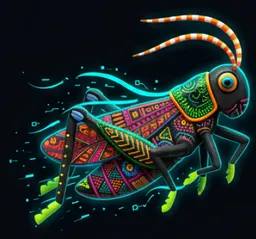
#> input picture assets/chapulin_01_original.webp, 256 x 239 px, shrunk from 672 x 627 before the run
$ python procesar_chapulin.py
#> lines starting #> are read from the running program, lines starting #| are printed output that depends on the picture; after the words box and inside, x2 and y2 are one past the last pixel; in counts of white or black regions, pixels touching at a corner belong together
#!/usr/bin/env python3
# -*- coding: utf-8 -*-
"""
OaxIntegra IA — Procesamiento del chapulín alebrije
====================================================
Estos son los scripts REALES que resolvieron los dos problemas visuales más
difíciles del proyecto. Documentados para poder repetirlos o ajustarlos.

INSTALAR:  pip install pillow numpy
USO:       python3 procesar_chapulin.py

PROBLEMA 1 — El recuadro negro
    La imagen original trae el fondo oscuro pintado dentro del archivo.
    Sobre el fondo café claro se veía como una foto pegada con un rectángulo.
    Los intentos con CSS (mix-blend-mode, halos, medallones) fallaron todos.
    SOLUCIÓN: recortar el fondo de verdad → paso_1_transparencia()

PROBLEMA 2 — El fosforescente
    El autor pidió muchas veces quitar el efecto fosforescente. Se quitaron los
    drop-shadow de color del CSS y SEGUÍA viéndose fosforescente.
    CAUSA: los trazos cian neón están PINTADOS EN LA IMAGEN, no eran CSS.
    SOLUCIÓN: detectarlos por saturación y desaturarlos → paso_2_suavizar()
"""

import os

import numpy as np
from PIL import Image, ImageEnhance, ImageFilter

AQUI = os.path.dirname(os.path.abspath(__file__))
ASSETS = os.path.join(os.path.dirname(AQUI), 'assets')

ORIGINAL     = os.path.join(ASSETS, 'chapulin_01_original.webp')
TRANSPARENTE = os.path.join(ASSETS, 'chapulin_02_transparente.webp')
REALZADO     = os.path.join(ASSETS, 'chapulin_03_realzado.webp')
SUAVE        = os.path.join(ASSETS, 'chapulin_04_suave_ACTUAL.webp')


# ---------------------------------------------------------------------------
# PASO 1 — Transparencia real
# ---------------------------------------------------------------------------
def paso_1_transparencia(entrada=ORIGINAL, salida=TRANSPARENTE):
    """
    Convierte el fondo oscuro en transparencia usando una rampa por luminancia.

    Por qué una RAMPA y no un umbral duro: un corte seco (todo lo <30 fuera)
    deja bordes dentados y se come los trazos neón tenues. La rampa suaviza
    la transición y conserva el detalle fino del alebrije.
    """
#> called with entrada = 'assets/chapulin_01_original.webp', salida = 'assets/chapulin_02_transparente.webp'
    img = Image.open(entrada).convert('RGBA')
    a = np.array(img).astype(np.int16)
    r, g, b, al = a[:, :, 0], a[:, :, 1], a[:, :, 2], a[:, :, 3]
#> al: shape (239, 256) int16; every value is 255

    # Luminancia percibida (el ojo humano ve más el verde)
    lum = 0.299 * r + 0.587 * g + 0.114 * b

    # Rampa: 0% de opacidad por debajo de 18, 100% por encima de 60
    lo, hi = 18.0, 60.0
    na = np.clip((lum - lo) / (hi - lo), 0, 1)

    # Curva 0.7: sube más rápido al principio → conserva trazos tenues
    na = np.power(na, 0.7)
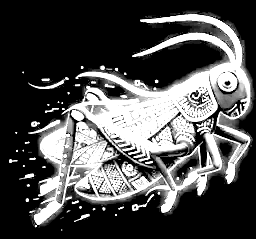
#> na: shape (239, 256) float64; min 0, max 1, mean 0.312
    nuevo_alfa = (na * 255).astype(np.uint8)

    # Respetar transparencia que ya existiera
    if al.max() > 0 and al.min() < 255:
        nuevo_alfa = np.minimum(nuevo_alfa, al.astype(np.uint8))

    out = np.dstack([a[:, :, 0], a[:, :, 1], a[:, :, 2], nuevo_alfa]).astype(np.uint8)
    Image.fromarray(out, 'RGBA').save(salida, 'WEBP', quality=90, method=6)

    print(f'  paso 1 → {os.path.basename(salida)}')
    print(f'    píxeles vueltos transparentes: {int((nuevo_alfa < 10).sum()):,}'
          f' de {nuevo_alfa.size:,}')
#|     píxeles vueltos transparentes: 34,710 de 61,184


# ---------------------------------------------------------------------------
# PASO 2 (opcional) — Realce
# ---------------------------------------------------------------------------
def paso_2_realzar(entrada=TRANSPARENTE, salida=REALZADO):
    """Nitidez y color más ricos: look de ilustración profesional."""
#> called with entrada = 'assets/chapulin_02_transparente.webp', salida = 'assets/chapulin_03_realzado.webp'
    img = Image.open(entrada).convert('RGBA')
    r, g, b, a = img.split()
#> r: PIL image 256x239 L
#> g: PIL image 256x239 L
#> b: PIL image 256x239 L
    rgb = Image.merge('RGB', (r, g, b))

    rgb = rgb.filter(ImageFilter.UnsharpMask(radius=2.2, percent=115, threshold=2))
    rgb = ImageEnhance.Color(rgb).enhance(1.12)      # saturación
    rgb = ImageEnhance.Contrast(rgb).enhance(1.06)   # contraste
    rgb = ImageEnhance.Brightness(rgb).enhance(1.02) # brillo

    r2, g2, b2 = rgb.split()
    Image.merge('RGBA', (r2, g2, b2, a)).save(salida, 'WEBP', quality=90, method=6)
    print(f'  paso 2 → {os.path.basename(salida)}')


# ---------------------------------------------------------------------------
# PASO 3 — Quitar el fosforescente  ← EL IMPORTANTE
# ---------------------------------------------------------------------------
def paso_3_suavizar(entrada=TRANSPARENTE, salida=SUAVE):
    """
    Atenúa los trazos cian/verde neón que están PINTADOS en la imagen.

    Cómo los detecta:
      · saturación alta (> 0.45)  → color puro, no un tono natural
      · brillo alto (max > 150)   → fosforescente, no sombra
      · rojo bajo respecto a verde (r < g*0.9) → familia cian/verde
      · verde o azul altos        → confirma que es del rango neón

    Qué les hace: los mezcla al 45% con su propio gris, bajando la saturación
    sin cambiarles el tono ni aplanar el dibujo.
    """
#> called with entrada = 'assets/chapulin_02_transparente.webp', salida = 'assets/chapulin_04_suave_ACTUAL.webp'
    img = Image.open(entrada).convert('RGBA')
    arr = np.array(img).astype(np.float32)
    r, g, b, a = arr[:, :, 0], arr[:, :, 1], arr[:, :, 2], arr[:, :, 3]
#> r: shape (239, 256) float32
#> g: shape (239, 256) float32
#> b: shape (239, 256) float32
#> a: shape (239, 256) float32

    mx = np.maximum(np.maximum(r, g), b)
    mn = np.minimum(np.minimum(r, g), b)
    sat = (mx - mn) / (mx + 1e-3)
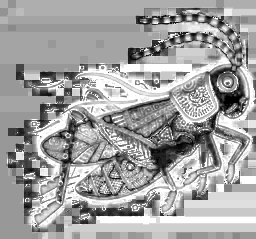
#> sat: shape (239, 256) float32; min 0, max 1, mean 0.639

    es_neon = (sat > 0.45) & (mx > 150) & (r < g * 0.9) & ((g > 150) | (b > 150))
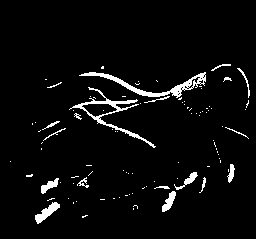
#> es_neon: shape (239, 256) bool; 4.2% white; 97 white regions (78 under 20 px), largest, box (x1, y1, x2, y2) and area: (79, 72, 206, 98) 677, (69, 87, 156, 148) 595, (35, 202, 60, 224) 221

    gris = 0.299 * r + 0.587 * g + 0.114 * b
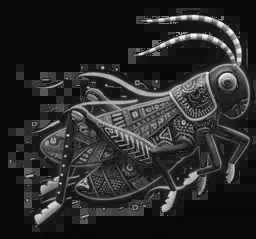
#> gris: shape (239, 256) float32; min 6.99, max 254.7, mean 42.3
    for c, canal in enumerate([r, g, b]):
        arr[:, :, c] = np.where(es_neon, canal * 0.55 + gris * 0.45, canal)
#> this loop made 3 passes
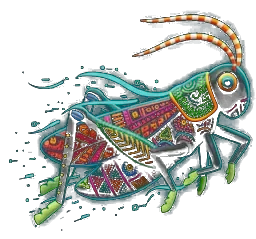
#> arr: shape (239, 256, 4) float32; mean R, G, B, A 34.8, 45.7, 44.5, 79.4; transparent parts drawn white

    rgb = Image.fromarray(np.clip(arr[:, :, :3], 0, 255).astype(np.uint8), 'RGB')
    rgb = rgb.filter(ImageFilter.SMOOTH)             # acabado más "ilustrado"
    rgb = ImageEnhance.Color(rgb).enhance(0.92)      # tono armónico
    rgb = ImageEnhance.Contrast(rgb).enhance(1.02)

    r2, g2, b2 = rgb.split()
    out = Image.merge('RGBA', (r2, g2, b2, Image.fromarray(a.astype(np.uint8))))
#> out: PIL image 256x239 RGBA
    out.save(salida, 'WEBP', quality=90, method=6)

    print(f'  paso 3 → {os.path.basename(salida)}')
    print(f'    píxeles neón atenuados: {int(es_neon.sum()):,}')
#|     píxeles neón atenuados: 2,586


# ---------------------------------------------------------------------------
# Utilidad: previsualizar sobre el fondo real de la app
# ---------------------------------------------------------------------------
def previsualizar(archivo=SUAVE, salida=None, fondo=(228, 213, 190)):
    """Compone la imagen sobre el café claro de la app para revisarla."""
#> called with archivo = 'assets/chapulin_04_suave_ACTUAL.webp', fondo = (228, 213, 190)
    chap = Image.open(archivo).convert('RGBA')
    bg = Image.new('RGBA', chap.size, fondo + (255,))
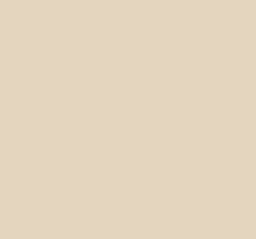
#> bg: PIL image 256x239 RGBA; mean R, G, B, A 228, 213, 190, 255
    comp = Image.alpha_composite(bg, chap)
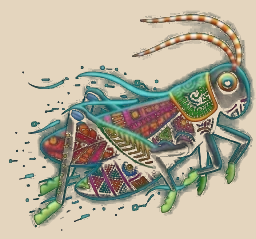
#> comp: PIL image 256x239 RGBA; mean R, G, B, A 181.8, 175.5, 155.7, 255
    salida = salida or os.path.join(AQUI, 'preview_chapulin.png')
    comp.convert('RGB').save(salida)
    print(f'  vista previa → {salida}')


if __name__ == '__main__':
    print('Procesando el chapulín…')
    paso_1_transparencia()
    paso_2_realzar()
    paso_3_suavizar()
    previsualizar()
    print('\nListo. La app usa chapulin_04_suave_ACTUAL.webp')
    print('Si quieres el fosforescente de vuelta, cambia build.py para que')
    print('use chapulin_02_transparente.webp en lugar del suave.')
